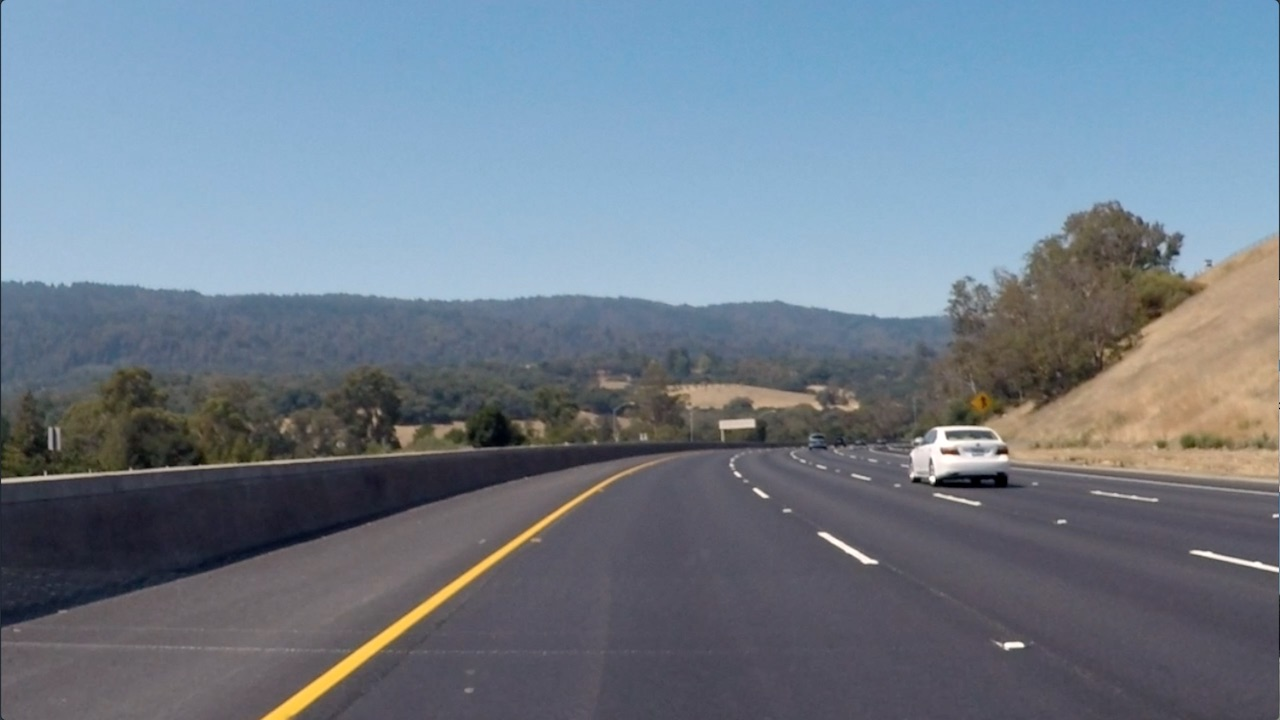
#> input picture TP1/images/curved_lane.jpg, 1280 x 720 px; the run also reads 1 picture not shown here
$ jupyter execute '10.1-fio_Finding Edges and Custom Kernels.ipynb'   (shell and % lines are left out)
#> lines starting #> are read from the running program, lines starting #| are printed output that depends on the picture
# Creating a Filter, Edge Detection

### Import resources and display image

[cell 1]
import matplotlib.pyplot as plt
import matplotlib.image as mpimg

import cv2
import numpy as np


# Read in the image
image = mpimg.imread('images/curved_lane.jpg')
#> image is the input picture: shape (720, 1280, 3); mean R, G, B 112.1, 125, 138.7

plt.imshow(image)

### Convert the image to grayscale

[cell 2]
# Convert to grayscale for filtering
gray = cv2.cvtColor(image, cv2.COLOR_RGB2GRAY)
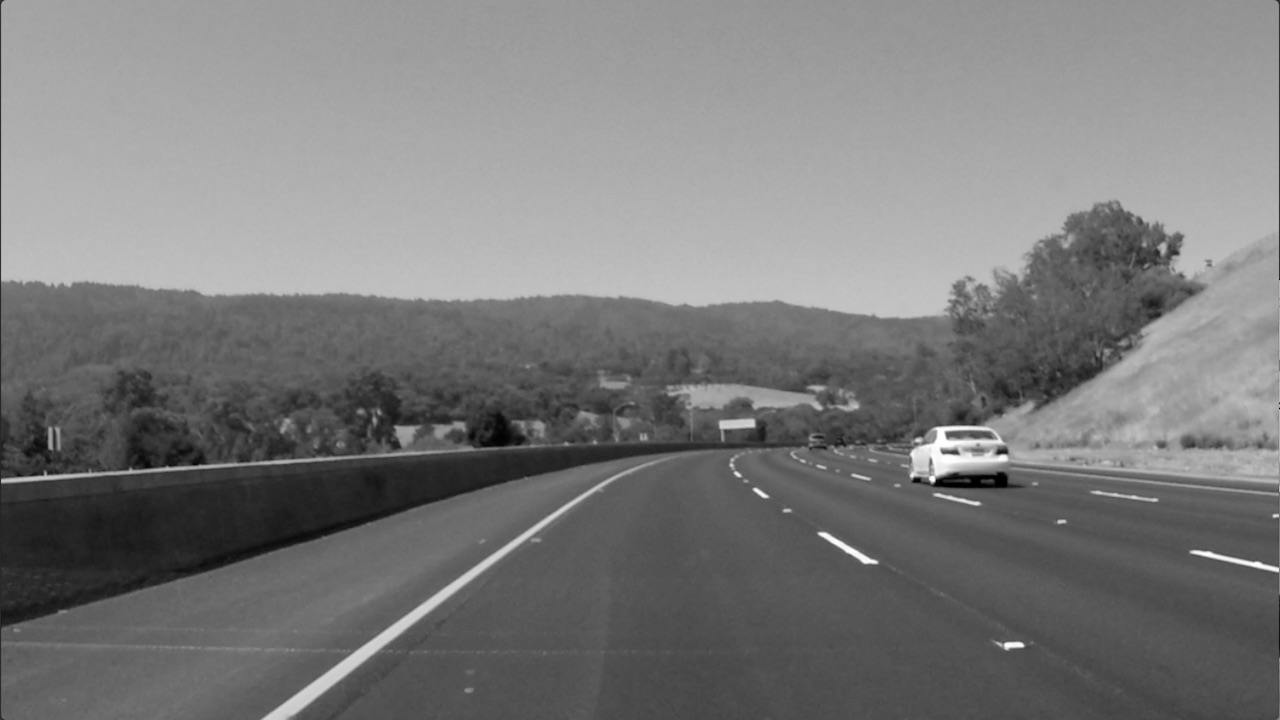
#> gray: shape (720, 1280); min 0, max 255, mean 122.7

plt.imshow(gray, cmap='gray')

### TODO: Create a custom kernel

Below, you've been given one common type of edge detection filter: a Sobel operator.

The Sobel filter is very commonly used in edge detection and in finding patterns in intensity in an image. Applying a Sobel filter to an image is a way of **taking (an approximation) of the derivative of the image** in the x or y direction, separately. The operators look as follows.

**It's up to you to create a Sobel x operator and apply it to the given image.**

For a challenge, see if you can put the image through a series of filters: first one that blurs the image (takes an average of pixels), and then one that detects the edges.

[cell 3]
# Create a custom kernel

# 3x3 array for edge detection
sobel_y = np.array([[ -1, -2, -1],
                   [ 0, 0, 0],
                   [ 1, 2, 1]])

## TODO: Create and apply a Sobel x operator
sobel_x = np.array([[ -1, 0, 1],
                   [ -2, 0, 2],
                   [ -1, 0, 1]])

sobel_xy = np.array([[ -2, -1, 0],
                   [ -1, 0, 1],
                   [ 0, 1, 2]])
# Filter the image using filter2D, which has inputs: (grayscale image, bit-depth, kernel)
filtered_image = cv2.filter2D(gray, -1, sobel_y)
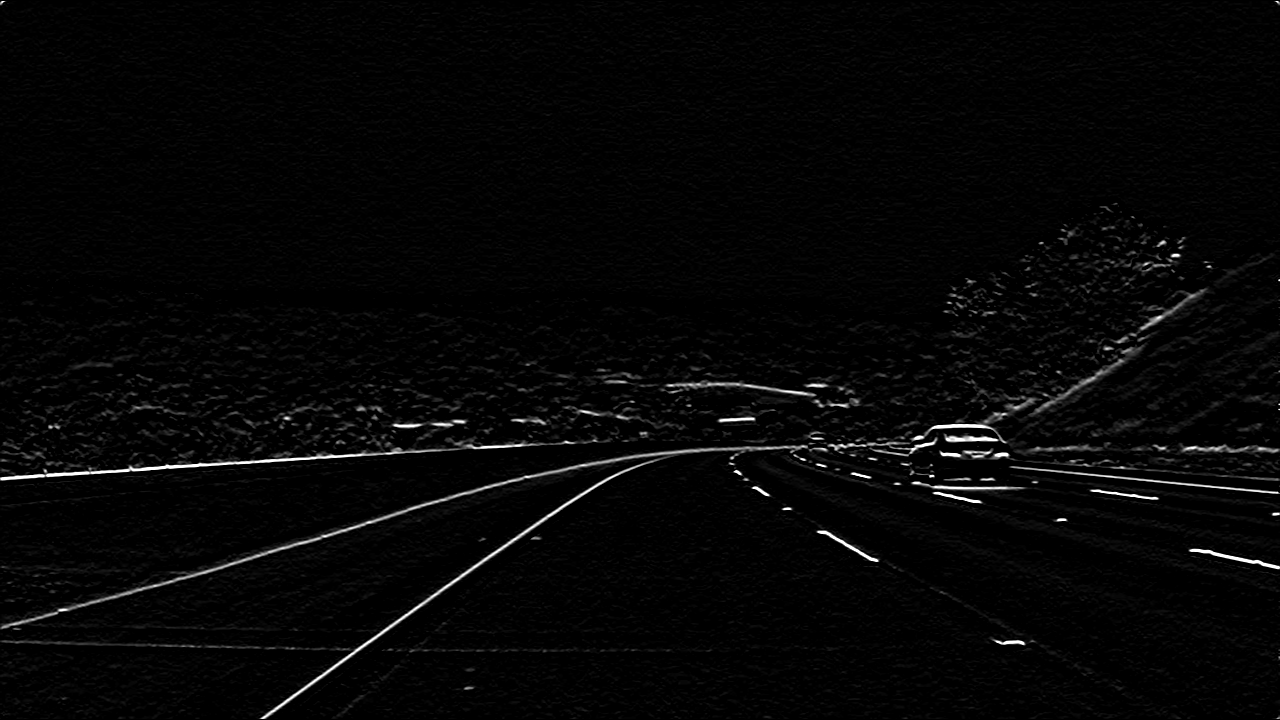
#> filtered_image: shape (720, 1280); min 0, max 255, mean 5.9
filtered_image2 = cv2.filter2D(gray, -1, sobel_x)
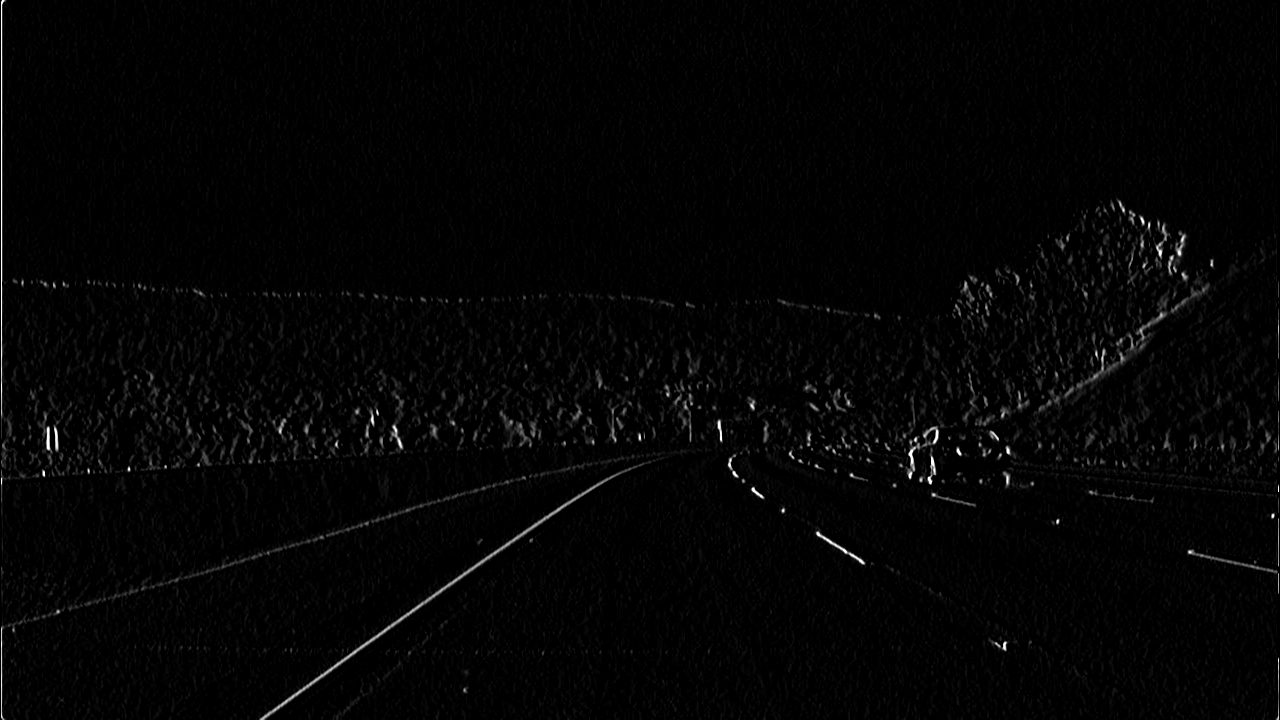
#> filtered_image2: shape (720, 1280); min 0, max 255, mean 4.3
filtered_image3 = cv2.filter2D(gray, -1, sobel_xy)
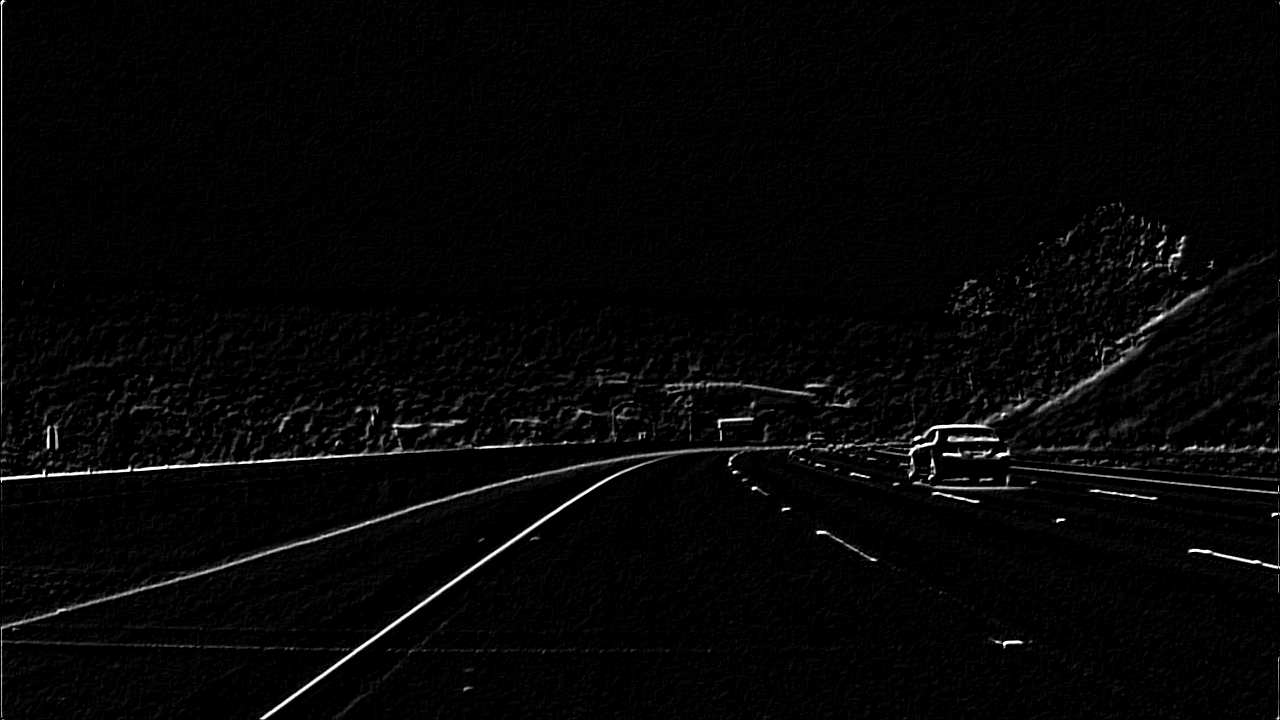
#> filtered_image3: shape (720, 1280); min 0, max 255, mean 5.8


f = plt.figure(figsize=(50,15))
f.add_subplot(1,3, 1)
plt.imshow(filtered_image, cmap='gray')
f.add_subplot(1,3, 2)
plt.imshow(filtered_image2, cmap='gray')

f.add_subplot(1,3, 3)
plt.imshow(filtered_image3, cmap='gray')

plt.show(block=True)

### Test out other filters!

You're encouraged to create other kinds of filters and apply them to see what happens! As an **optional exercise**, try the following:
* Create a filter with decimal value weights.
* Create a 5x5 filter
* Apply your filters to the other images in the `images` directory.

[cell 4]
image = mpimg.imread('images/icon_1.jpg')
gray = cv2.cvtColor(image, cv2.COLOR_RGB2GRAY)
filtered_image = cv2.filter2D(gray, -1, sobel_y)
filtered_image2 = cv2.filter2D(gray, -1, sobel_x)
filtered_image3 = cv2.filter2D(gray, -1, sobel_xy)


f = plt.figure(figsize=(50,15))
f.add_subplot(1,3, 1)
plt.imshow(filtered_image, cmap='gray')
f.add_subplot(1,3, 2)
plt.imshow(filtered_image2, cmap='gray')

f.add_subplot(1,3, 3)
plt.imshow(filtered_image3, cmap='gray')

plt.show(block=True)
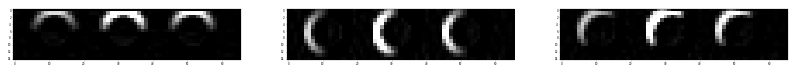
#> figure drawn by matplotlib, 3 panels

[cell 5]
image = mpimg.imread('Lesson06/data/icon_1.jpg')
gray = cv2.cvtColor(image, cv2.COLOR_RGB2GRAY)

sobel_yr = np.array([[ 1, 2, 1],
                   [ 0, 0, 0],
                   [ -1, -2, -1]])

sobel_xr = np.array([[ 1, 0, -1],
                   [ 2, 0, -2],
                   [ 1, 0, -1]])

sobel_xyr = np.array([[ 2, 1, 0],
                   [ 1, 0, -1],
                   [ 0, -1, -2]])

filtered_image = cv2.filter2D(gray, -1, sobel_yr)
filtered_image2 = cv2.filter2D(gray, -1, sobel_xr)
filtered_image3 = cv2.filter2D(gray, -1, sobel_xyr)


f = plt.figure(figsize=(50,15))
f.add_subplot(1,3, 1)
plt.imshow(filtered_image, cmap='gray')
f.add_subplot(1,3, 2)
plt.imshow(filtered_image2, cmap='gray')

f.add_subplot(1,3, 3)
plt.imshow(filtered_image3, cmap='gray')

plt.show(block=True)
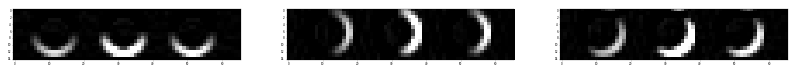
#> figure drawn by matplotlib, 3 panels
